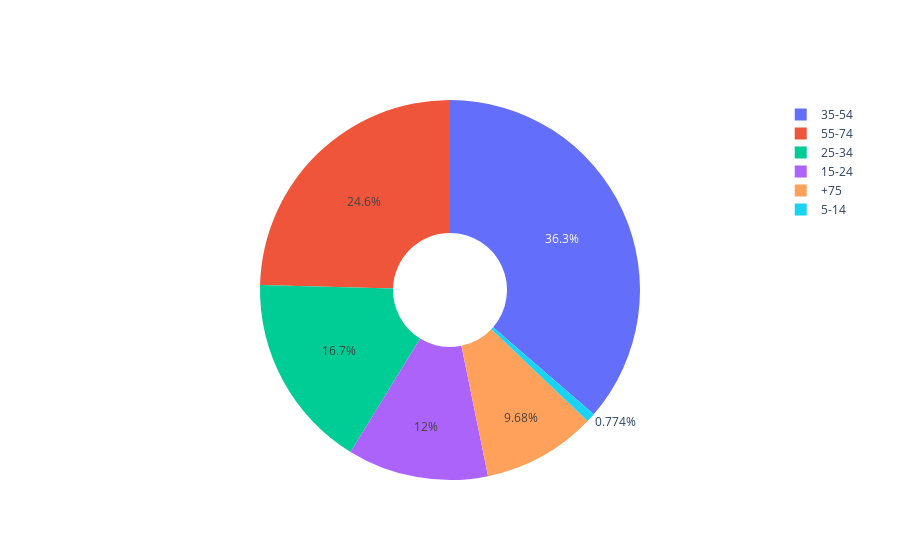

The cell this chart's notebook holds for it:
### Markdown cell above
Now we will create an interactive pie chart using plotly from the dataframe we just created

### Code cell
#naming each group 
labels =["15-24","25-34","35-54","5-14","55-74","+75"]
#defining the values used in the pie chart 
values = age_based_df["suicides_no"]
#visualizating the chart
fig = go.Figure(data=[go.Pie(labels=labels, values=values, hole=.3)])

fig.show()

### Figure 1 — Plotly figure (JSON) as saved in the notebook; plotly's stock layout.template omitted (floating-point values rounded to 4 significant figures)
{"data": [{"hole": 0.3, "labels": ["15-24", "25-34", "35-54", "5-14", "55-74", "+75"], "type": "pie", "values": [808542, 1123912, 2452141, 52264, 1658443, 653118]}], "layout": {}}
